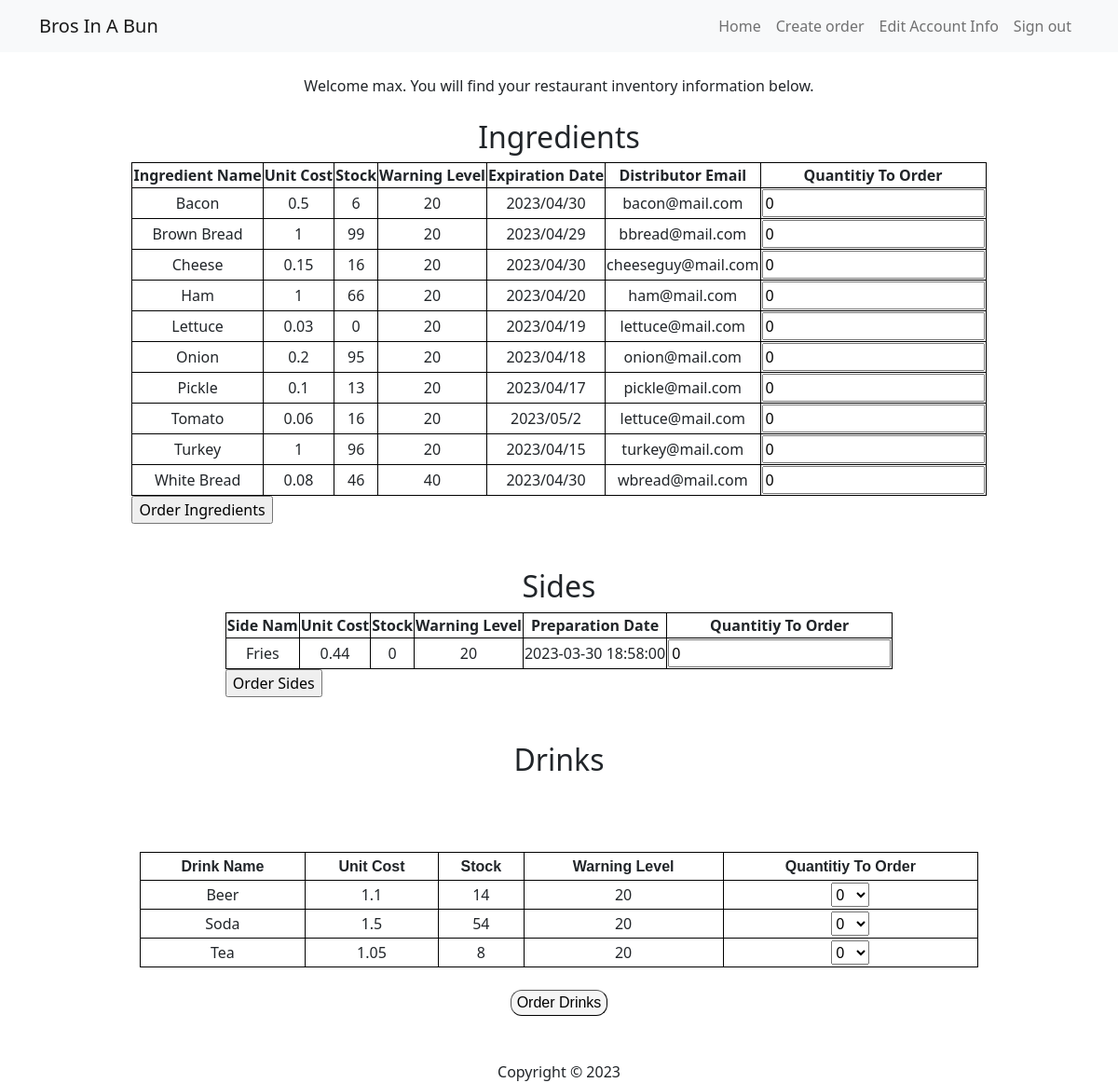
The app's page /View-inventory-pre.php (signed in) with its own data.
### tables this page shows
CREATE TABLE `ingredients` (
  `Item_name` varchar(255) NOT NULL,
  `Purchased_date` varchar(255) NOT NULL,
  `Expiration` varchar(255) NOT NULL
);

CREATE TABLE `inventory` (
  `Item_name` varchar(255) NOT NULL,
  `Unit_cost` float NOT NULL,
  `Stock_level` int(10) NOT NULL DEFAULT 0,
  `Warning_level` int(10) NOT NULL DEFAULT 20,
  `Distributor_phone` varchar(255) NOT NULL,
  `Distributor_email` varchar(255) NOT NULL
);

CREATE TABLE `sides` (
  `Item_name` varchar(255) NOT NULL,
  `Time Prepared` datetime NOT NULL
);

CREATE TABLE `drinks` (
  `Item_name` varchar(255) NOT NULL
);

### View-inventory-pre.php (the view, shortened to what this page needs)
<?php include '../inc/header.php'; ?>
<?php
if(!empty($_SESSION['Name'])){
    echo 'Welcome ' . $_SESSION['Name'] . ". You will find your restaurant inventory information below.";
}
$sql  = 'SELECT * FROM  ingredients NATURAL JOIN inventory';
$result = mysqli_query($con, $sql);
$Fitems = mysqli_fetch_all($result, MYSQLI_ASSOC);
?>
<br></br>
<h2>Ingredients</h2>
<form action="<?php echo htmlspecialchars($_SERVER['PHP_SELF']); ?>" method="POST">
    <table >
        <tr>
            <td><b>Ingredient Name</b></td>
            <td><b>Unit Cost</b></td>
            <td><b>Stock</b></td>
            <td><b>Warning Level</b></td>
            <td><b>Expiration Date</b></td>
            <td><b>Distributor Email</b></td>
            <td><b>Quantitiy To Order</b></td>
        </tr>
        <?php foreach($Fitems as $item): ?>
            <tr>
                <td><?php echo $item["Item_name"];?></td>
                <td><?php echo $item["Unit_cost"];?></td>
                <td><?php echo $item["Stock_level"];?></td>
                <td><?php echo $item["Warning_level"];?></td>
                <td><?php echo $item["Expiration"];?></td>
                <td><?php echo $item["Distributor_email"];?></td>
                <td><input type="number" name="ing[]" value="0"></td>
            </tr>
        <?php endforeach;?>
    </table>
    <input type="submit" value="Order Ingredients" name="submitOrderIng">
</form>
<?php
$sql  = 'SELECT * FROM  sides NATURAL JOIN inventory';
$result = mysqli_query($con, $sql);
$Sitems = mysqli_fetch_all($result, MYSQLI_ASSOC);
?>
<br></br>
<h2>Sides</h2>
<form action="<?php echo htmlspecialchars($_SERVER['PHP_SELF']); ?>" method="POST">
    <table >
        <tr>
            <td><b>Side Nam</b></td>
            <td><b>Unit Cost</b></td>
            <td><b>Stock</b></td>
            <td><b>Warning Level</b></td>
            <td><b>Preparation Date</b></td>
            <td><b>Quantitiy To Order</b></td>
        </tr>
        <?php foreach($Sitems as $item): ?>
            <tr>
                <td><?php echo $item["Item_name"];?></td>
                <td><?php echo $item["Unit_cost"];?></td>
                <td><?php echo $item["Stock_level"];?></td>
                <td><?php echo $item["Warning_level"];?></td>
                <td><?php echo $item["Time Prepared"];?></td>
                <td><input type="number" name="side[]" value="0"></td>
            </tr>
        <?php endforeach;?>
    </table>
    <input type="submit" value="Order Sides" name="submitOrderSide">
</form>
<?php
$sql  = 'SELECT * FROM  drinks NATURAL JOIN inventory';
$result = mysqli_query($con, $sql);?>
<br></br>
<h2>Drinks</h2>
<?php if(mysqli_num_rows($result) == 0){ ?>
    <p class="lead mt3">There are no items</p>
<?php ;}else{
            echo '<table border= "1" width = "900" cellspacing = "0" cellpadding = "2" colspan  = "2" >';
            echo '<tr>';
                echo '<td> <b> <font face = "Arial">Drink Name</font> </b></td>';
                echo '<td> <b><font face = "Arial">Unit Cost</font> </b></td>';
                echo '<td> <b><font face = "Arial">Stock</font></b> </td>';
                echo '<td> <b><font face = "Arial">Warning Level</font></b> </td>';
                echo '<td> <b><font face = "Arial">Quantitiy To Order</font></b> </td>';
            echo '</tr>';
            while($row = mysqli_fetch_assoc($result)){
                $field1name = $row["Item_name"];
                $field2name = $row["Unit_cost"];
                $field3name = $row["Stock_level"];
                $field4name = $row["Warning_level"];
                echo '<tr>
                <td>'.$field1name.'</td>
                <td>'.$field2name.'</td>
                <td>'.$field3name.'</td>
                <td>'.$field4name.'</td>
                <td> <select>
                    <option value="0">0</option>
                    <option value="10">10</option>
                    <option value="20">20</option>
                    <option value="30">30</option>
                    <option value="40">40</option>
                    <option value="50">50</option>
                    <option value="60">60</option>
                    <option value="70">70</option>
                    <option value="80">80</option>
                    </select></td>
                </tr><br>';
            }
            echo '</table><br>';
            echo '<button class="nicebutton">Order Drinks</button>';
        }?>
<?php include '../inc/footer.php'; ?>

### mystyle.css (style rules this page uses)
button.nicebutton { border-radius: 12px; border-width: thin thin; background-color: rgb(245, 245, 245); font-family: 'Trebuchet MS', 'Lucida Sans Unicode', 'Lucida Grande', 'Lucida Sans', Arial, sans-serif; }
td { border:1px solid black; border-collapse: collapse; text-align: center; }

### records on screen
ingredients: Item_name "Bacon", Item_name.Unit_cost "0.5", Item_name.Stock_level "6", Item_name.Warning_level "20", Expiration "2023/04/30", Item_name.Distributor_email "bacon@mail.com"
ingredients: Item_name "Brown Bread", Item_name.Unit_cost "1", Item_name.Stock_level "99", Item_name.Warning_level "20", Expiration "2023/04/29", Item_name.Distributor_email "bbread@mail.com"
ingredients: Item_name "Cheese", Item_name.Unit_cost "0.15", Item_name.Stock_level "16", Item_name.Warning_level "20", Expiration "2023/04/30", Item_name.Distributor_email "cheeseguy@mail.com"
ingredients: Item_name "Ham", Item_name.Unit_cost "1", Item_name.Stock_level "66", Item_name.Warning_level "20", Expiration "2023/04/20", Item_name.Distributor_email "ham@mail.com"
ingredients: Item_name "Lettuce", Item_name.Unit_cost "0.03", Item_name.Stock_level "0", Item_name.Warning_level "20", Expiration "2023/04/19", Item_name.Distributor_email "lettuce@mail.com"
ingredients: Item_name "Onion", Item_name.Unit_cost "0.2", Item_name.Stock_level "95", Item_name.Warning_level "20", Expiration "2023/04/18", Item_name.Distributor_email "onion@mail.com"
ingredients: Item_name "Pickle", Item_name.Unit_cost "0.1", Item_name.Stock_level "13", Item_name.Warning_level "20", Expiration "2023/04/17", Item_name.Distributor_email "pickle@mail.com"
ingredients: Item_name "Tomato", Item_name.Unit_cost "0.06", Item_name.Stock_level "16", Item_name.Warning_level "20", Expiration "2023/05/2", Item_name.Distributor_email "lettuce@mail.com"
ingredients: Item_name "Turkey", Item_name.Unit_cost "1", Item_name.Stock_level "96", Item_name.Warning_level "20", Expiration "2023/04/15", Item_name.Distributor_email "turkey@mail.com"
ingredients: Item_name "White Bread", Item_name.Unit_cost "0.08", Item_name.Stock_level "46", Item_name.Warning_level "40", Expiration "2023/04/30", Item_name.Distributor_email "wbread@mail.com"
sides: Item_name "Fries", Item_name.Unit_cost "0.44", Item_name.Stock_level "0", Item_name.Warning_level "20", Time Prepared "2023-03-30 18:58:00"
drinks: Item_name "Beer", Item_name.Unit_cost "1.1", Item_name.Stock_level "14", Item_name.Warning_level "20"
drinks: Item_name "Soda", Item_name.Unit_cost "1.5", Item_name.Stock_level "54", Item_name.Warning_level "20"
drinks: Item_name "Tea", Item_name.Unit_cost "1.05", Item_name.Stock_level "8", Item_name.Warning_level "20"

### other values on screen
$_SESSION['Name'] "max"
